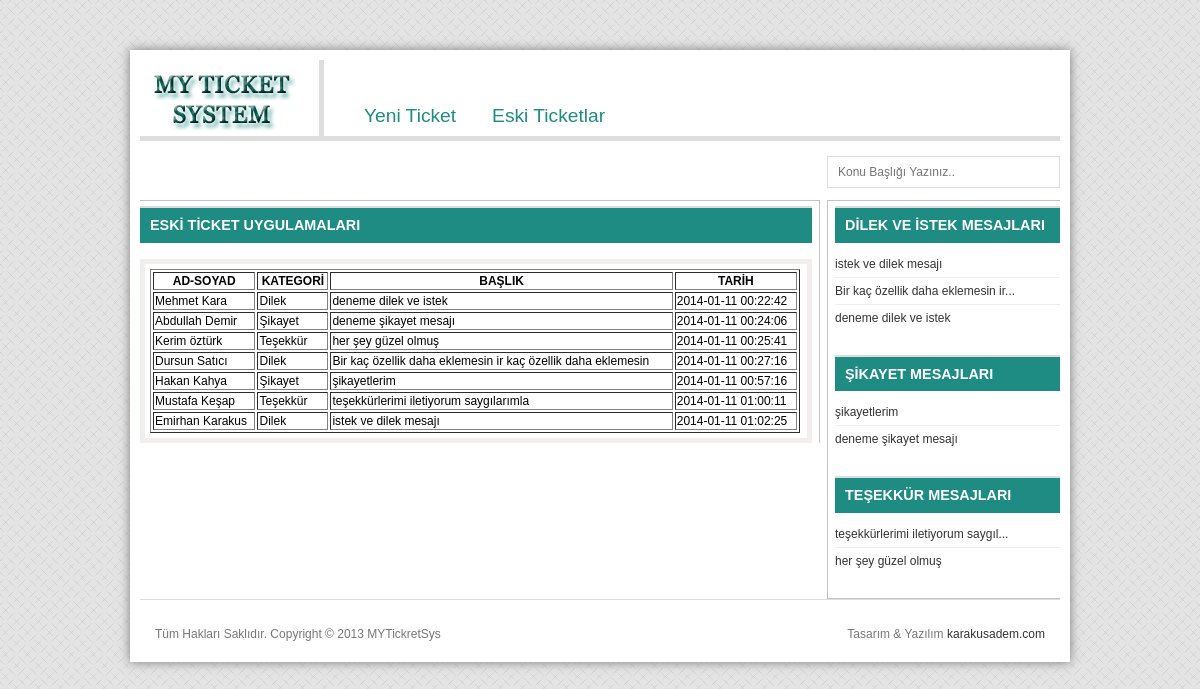
/eski_ticketlar.php, run on an earlier commit of the app's database.
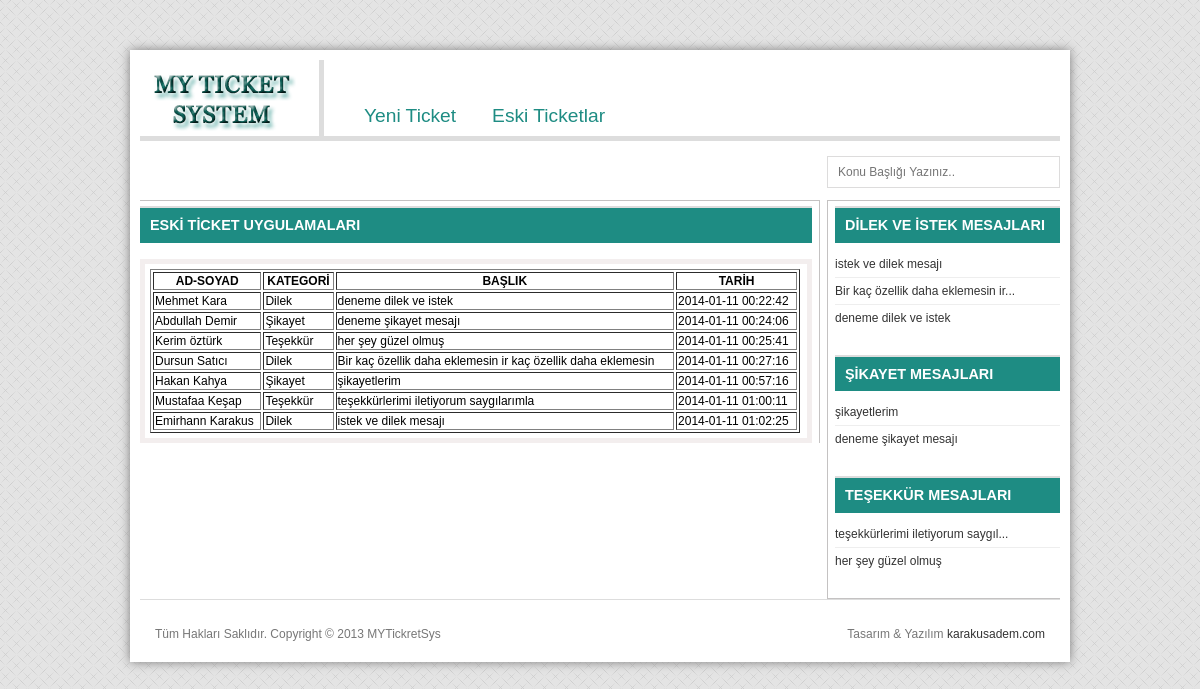
And on a later commit of the database.
### tables this page shows
CREATE TABLE IF NOT EXISTS `uye_detay` (
  `id_kullanici` int(11) NOT NULL AUTO_INCREMENT,
  `id_kategori` int(2) NOT NULL,
  `ad` varchar(25) NOT NULL,
  `soyad` varchar(25) NOT NULL,
  `email` varchar(100) NOT NULL,
  `sifreleme` varchar(40) NOT NULL,
  `ip` varchar(30) NOT NULL,
  `status` int(1) NOT NULL COMMENT '0-pasif, 1-soru, 2-cevaplanan',
  PRIMARY KEY (`id_kullanici`)
);

CREATE TABLE IF NOT EXISTS `kategori` (
  `id_kategori` int(11) NOT NULL AUTO_INCREMENT,
  `kategori_ad` varchar(100) NOT NULL,
  PRIMARY KEY (`id_kategori`)
);

CREATE TABLE IF NOT EXISTS `soru` (
  `id_soru` int(11) NOT NULL AUTO_INCREMENT,
  `id_kullanici` int(11) NOT NULL,
  `baslik` varchar(255) NOT NULL,
  `soru` text NOT NULL,
  `tarih` datetime NOT NULL,
  `dosya` varchar(255) DEFAULT NULL,
  PRIMARY KEY (`id_soru`),
  KEY `id_kullanici` (`id_kullanici`)
);

### lib/ezSQL/shared/ez_sql_core.php (called while the page is built, shortened)
<?php
	class ezSQLcore
	{
		var $timers           = array();
		function get_host_port( $host, $default = false )
		{
			$port = $default;
			return array( $host, $port );
		}
		function flush()
		{
			$this->last_result = null;
		}
		function get_results($query=null, $output = OBJECT)
		{
			if ( $query )
			{
				$this->query($query);
			}
			if ( $output == OBJECT )
			{
				return $this->last_result;
			}
		}
		function timer_get_cur()
		{
			list($usec, $sec) = explode(" ",microtime());
			return ((float)$usec + (float)$sec);
		}
		function timer_start($timer_name)
		{
			$this->timers[$timer_name] = $this->timer_get_cur();
		}
		function timer_elapsed($timer_name)
		{
			return round($this->timer_get_cur() - $this->timers[$timer_name],2);
		}
	}

### config.php (called while the page is built, shortened)
<?php
include_once "lib/ezSQL/shared/ez_sql_core.php";
include_once "lib/ezSQL/mysqli/ez_sql_mysqli.php";
$DB = new ezSQL_mysqli('root','','myticketsystem','localhost');

### lib/ezSQL/mysqli/ez_sql_mysqli.php (called while the page is built, shortened)
<?php
	$ezsql_mysqli_str = array
	(
		1 => 'Require $dbuser and $dbpassword to connect to a database server',
		2 => 'Error establishing mySQLi database connection. Correct user/password? Correct hostname? Database server running?',
		3 => 'Require $dbname to select a database',
		4 => 'mySQLi database connection is not active',
		5 => 'Unexpected error while trying to select database'
	);
	class ezSQL_mysqli extends ezSQLcore
	{
		function connect($dbuser='', $dbpassword='', $dbhost='localhost', $dbport=false)
		{
			global $ezsql_mysqli_str; $return_val = false;
			if ( ! $dbuser )
			{
				$this->register_error($ezsql_mysqli_str[1].' in '.__FILE__.' on line '.__LINE__);
				$this->show_errors ? trigger_error($ezsql_mysqli_str[1],E_USER_WARNING) : null;
			}
			else if ( ! $this->dbh = new mysqli($dbhost,$dbuser,$dbpassword, '', $dbport) )
			{
				$this->register_error($ezsql_mysqli_str[2].' in '.__FILE__.' on line '.__LINE__);
				$this->show_errors ? trigger_error($ezsql_mysqli_str[2],E_USER_WARNING) : null;
			}
			else
			{
				$return_val = true;
			}
			return $return_val;
		}
		function query($query)
		{
			$return_val = 0;
			$query = trim($query);
			$this->result = @$this->dbh->query($query);
			$is_insert = false;
			if ( preg_match("/^(insert|delete|update|replace|truncate|drop|create|alter|begin|commit|rollback|set)/i",$query) )
			{
				$this->rows_affected = @$this->dbh->affected_rows;
				$return_val = $this->rows_affected;
			}
			else
			{
				$i=0;
				$num_rows=0;
				while ( $row = @$this->result->fetch_object() )
				{
					$num_rows++;
				}
				$this->num_rows = $num_rows;
				$return_val = $this->num_rows;
			}
			return $return_val;
		}
	}

### kontroller.php (called while the page is built, shortened)
<?php
class kontroller {
   public function metin($metin){
                if(strlen($metin)>36){
                    $metin= substr($metin, 0,35).'...';
                    return $metin;
                }else{
                    return $metin;
                }
   }
}

### eski_ticketlar.php (the view, shortened to what the changed rows need)
<?php require_once 'config.php'; ?>
<!DOCTYPE>
<html xmlns="http://www.w3.org/1999/xhtml" dir="ltr">
<head>
    <link rel="stylesheet" type="text/css" href="resources/css/style.css" media="screen" />
    <link rel="stylesheet" type="text/css" href="resources/css/jquery.autocomplete.css">
</head>
<body>
<div id="site-wrapper">
<div class="main" id="main-two-columns">
    <div class="left" id="main-content">
       <div class="form">
        <section id="respond">
            <table border="1" style="width: 650px">
                <thead>
                    <tr>
                        <th>AD-SOYAD</th>
                        <th>KATEGORİ</th>
                        <th>BAŞLIK</th>
                        <th>TARİH</th>
                    </tr>
                </thead>
<?php
$sql="SELECT ud.id_kullanici, ud.ad, ud.soyad, ud.email, k.kategori_ad, s.baslik, s.tarih "
        . "FROM uye_detay ud "
        . "LEFT JOIN soru s "
        . "ON s.id_kullanici = ud.id_kullanici "
        . "LEFT JOIN kategori k "
        . "ON k.id_kategori = ud.id_kategori";
$sonuclar=$DB->get_results($sql);
if(count($sonuclar) == 0){
        echo '<tr><td colspan="7"><font color=red><center>Hiç Mesaj Yok</center></font></td></tr>';
}else{
    foreach ($sonuclar as $kayitlar){
        echo '<tr>
         <td>'.ucwords($kayitlar->ad.' '.$kayitlar->soyad).'</td>
         <td>'.$kayitlar->kategori_ad.'</td>
         <td>'.$kayitlar->baslik.'</td>
         <td>'.$kayitlar->tarih.'</td>
         </tr>';
    }
}
?>
            </table>
        </section>
     </div>
   </div>
        <div class="right sidebar" id="sidebar">
                  <?php include_once "kategoriler.php"; ?>
        </div>
</div>
</div>
</body>
</html>

### kategoriler.php (shortened to what the changed rows need)
<?php include_once 'kontroller.php';
$metin=new kontroller();
?>
<div class="section">
    <div class="section-content">
            <ul class="nice-list">
                <?php
                $sql1="SELECT ud.id_kullanici, k.id_kategori, k.kategori_ad, s.baslik "
                        . "FROM uye_detay ud "
                        . "INNER JOIN soru s "
                        . "ON ud.id_kullanici = s.id_kullanici "
                        . "INNER JOIN kategori k "
                        . "ON ud.id_kategori = k.id_kategori "
                        . "WHERE k.id_kategori=1 "
                        . "ORDER BY s.id_kullanici DESC LIMIT 6";
                $sonuclar=$DB->get_results($sql1);
                foreach ($sonuclar as $kategori){
                    echo '
                    <li>
                            <div class="left"><a href="detay.php?islem=detay&id='.$kategori->id_kullanici.'">'.$metin->metin($kategori->baslik).'</a></div>
                            <div class="right"></div>
                            <div class="clearer">&nbsp;</div>
                    </li>';
                }
                ?>
            </ul>
    </div>
</div>
                <?php
                $sql2="SELECT ud.id_kullanici, k.id_kategori, k.kategori_ad, s.baslik "
                        . "FROM uye_detay ud "
                        . "INNER JOIN soru s "
                        . "ON ud.id_kullanici = s.id_kullanici "
                        . "INNER JOIN kategori k "
                        . "ON ud.id_kategori = k.id_kategori "
                        . "WHERE k.id_kategori=2 "
                        . "ORDER BY s.id_kullanici desc LIMIT 6";
                $sonuclar=$DB->get_results($sql2);
                ?>
<div class="section">
    <div class="section-content">
            <ul class="nice-list">
                <?php
                $sql3="SELECT ud.id_kullanici, k.id_kategori, k.kategori_ad, s.baslik "
                        . "FROM uye_detay ud "
                        . "INNER JOIN soru s "
                        . "ON ud.id_kullanici = s.id_kullanici "
                        . "INNER JOIN kategori k "
                        . "ON ud.id_kategori = k.id_kategori "
                        . "WHERE k.id_kategori=3 "
                        . "ORDER BY s.id_kullanici desc LIMIT 6";
                $sonuclar=$DB->get_results($sql3);
                foreach ($sonuclar as $kategori){
                    echo '
                    <li>
                            <div class="left"><a href="detay.php?islem=detay&id='.$kategori->id_kullanici.'">'.$metin->metin($kategori->baslik).'</a></div>
                            <div class="right"></div>
                            <div class="clearer">&nbsp;</div>
                    </li>';
                }
                ?>
            </ul>
    </div>
</div>

What changed in the data, as far as the page shows it:
changed uye_detay "teşekkürlerimi iletiyorum saygılarımla": ad+soyad "Mustafa Keşap" → "Mustafaa Keşap"
changed uye_detay "istek ve dilek mesajı": ad+soyad "Emirhan Karakus" → "Emirhann Karakus"
